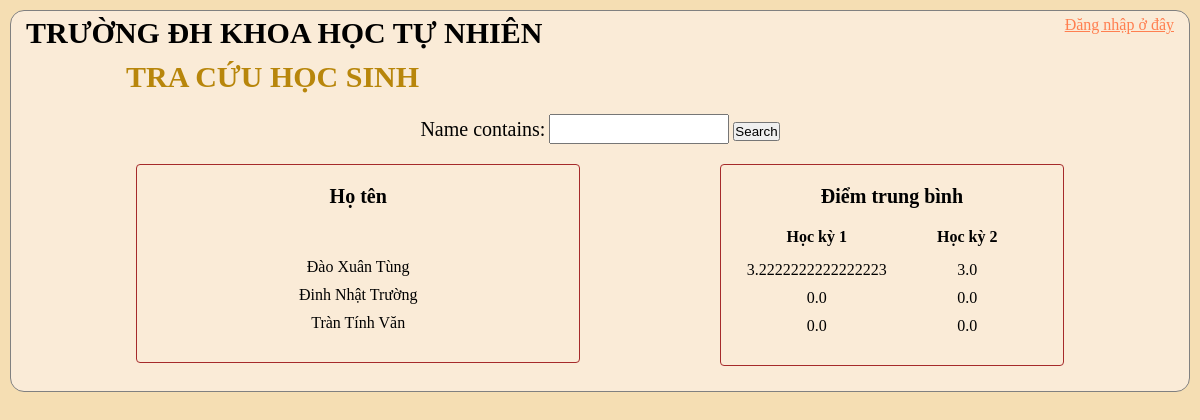
Before: /searchStudent/ with the older database file.
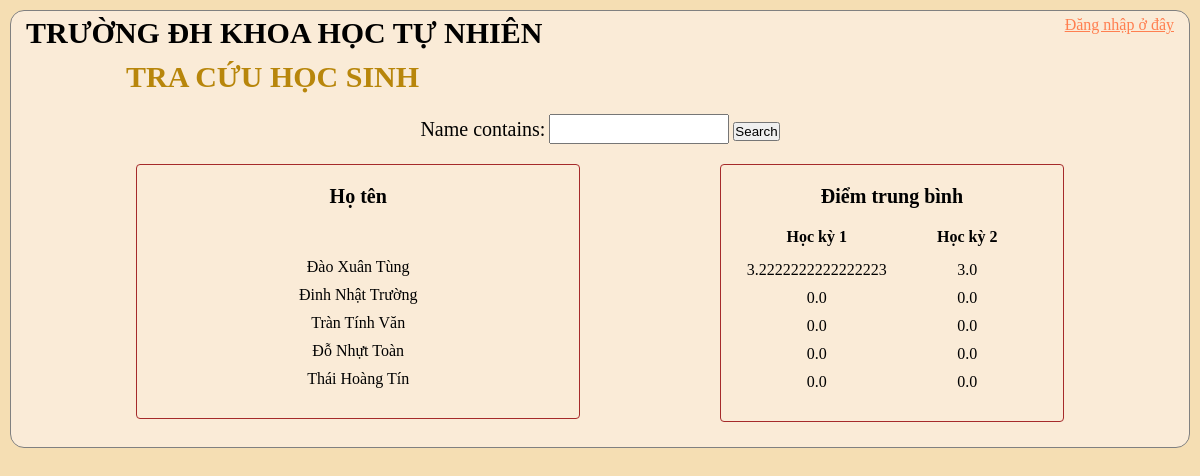
After: the same page with the newer database file.
### Student/models.py (models this page shows, shortened)
class Student(models.Model):
	user = models.OneToOneField(User, null=True, blank=True, on_delete=models.CASCADE,related_name='Student')
	name = models.CharField(max_length = 200, null = True)
	GIOITINH = (
		('Nam','Nam'),
		('Nữ','Nữ'),
		)
	sex = models.CharField(max_length = 200, null = True, choices = GIOITINH)
	birthday = models.DateField(null = True)
	email = models.CharField(max_length = 200, null = True)
	house_location = models.CharField(max_length = 200, null = True)
	classes = models.ForeignKey(Classes, null = True, on_delete = models.CASCADE)

### Student/views.py (the view)
# urls.py: path('searchStudent/',views.searchStudent, name = 'searchStudent'),
def searchStudent(request):
	students = Student.objects.all()
	avgScores1 = []
	avgScores2 = []
	myFilter = StudentFilter(request.GET, queryset=students)
	students = myFilter.qs
	for i in students:
		temp = i.score_set.all()
		for j in temp:
			if j.semester == 'học kỳ 1':
				avgScores1.append(AvgScore(j))
			else:
				avgScores2.append(AvgScore(j))
	context = {'students':students,'avgScores1':avgScores1,'avgScores2':avgScores2,'myFilter':myFilter}
	return render(request, 'Student/searchStudent.html',context)

### Student/models.py (called while the page is built)
def AvgScore(Score):
	return (float(Score.Toan) + float(Score.Ly) + float(Score.Hoa)
	 + float(Score.Sinh) + float(Score.Su) + float(Score.Dia)
	 + float(Score.Van) + float(Score.Daoduc) + float(Score.TheDuc))/9

### Student/templates/Student/searchStudent.html (shortened to what this page needs)
    {% load static %}
<!DOCTYPE html>
<html lang="en">
<head>
    <link rel="stylesheet" type="text/css" href="{% static '/css/main.css' %}">
</head>
<body>
    <div class="main-container">
        <div class="navigation-top">
            <div id="KHTN">
                <h1>TRƯỜNG ĐH KHOA HỌC TỰ NHIÊN</h1>
            </div>
            <div class="choice">
                <p><a href="{% url 'login' %}">Đăng nhập ở đây</a></p>
            </div>
        </div>
        <h2>TRA CỨU HỌC SINH</h2>
            <div class="content">
                <div class="search">
                    <div>
                        <form method="get">
                            {{myFilter.form}}
                            <button class="btn btn-primary" type="submit">Search</button>
                        </form>
                    </div>
                </div>
            </div>
            <div class="content">
                <div class="info-name">
                    <h4>Họ tên</h4>
                    {% for i in students %}
                    <p>{{i.name}}</p>
                    {% endfor %}
                </div>
                <div class="score-name">
                    <h4>Điểm trung bình</h4>
                    <div class="content">
                        <div class="hk-tb">
                            <p>Học kỳ 1</p>
                            <ul>
                                {% for i in avgScores1 %}
                                <li>{{i}}</li>
                                {% endfor %}
                            </ul>
                        </div>
                        <div class="hk-tb">
                            <p>Học kỳ 2</p>
                            <ul>
                                {% for i in avgScores2 %}
                                <li>{{i}}</li>
                                {% endfor %}
                            </ul>
                        </div>
                    </div>
                </div>
            </div>
    </div>
</body>

Changed rows visible on the page:
added Student: name "Đỗ Nhựt Toàn"
added Student: name "Thái Hoàng Tín"
Other visible differences:
new list line: "0.0"
